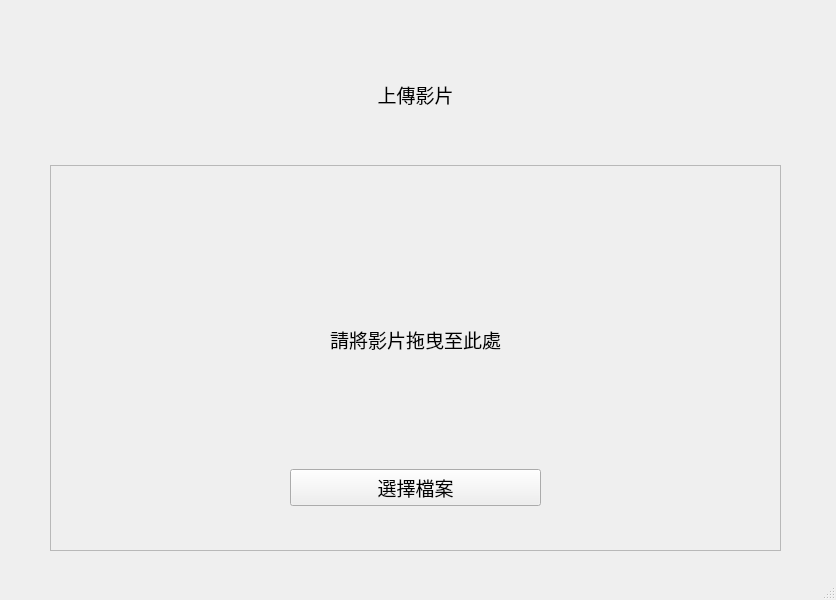
<?xml version="1.0" encoding="UTF-8"?>
<ui version="4.0">
 <class>menu</class>
 <widget class="QMainWindow" name="menu">
  <property name="geometry">
   <rect>
    <x>0</x>
    <y>0</y>
    <width>836</width>
    <height>600</height>
   </rect>
  </property>
  <property name="windowTitle">
   <string>上傳影片</string>
  </property>
  <widget class="QWidget" name="centralwidget">
   <widget class="QWidget" name="">
    <property name="geometry">
     <rect>
      <x>50</x>
      <y>30</y>
      <width>731</width>
      <height>521</height>
     </rect>
    </property>
    <layout class="QVBoxLayout" name="verticalLayout" stretch="1,3">
     <item>
      <widget class="QLabel" name="label">
       <property name="font">
        <font>
         <family>微軟正黑體 Light</family>
         <pointsize>14</pointsize>
        </font>
       </property>
       <property name="text">
        <string>上傳影片</string>
       </property>
       <property name="alignment">
        <set>Qt::AlignCenter</set>
       </property>
      </widget>
     </item>
     <item>
      <widget class="QFrame" name="upload_frame">
       <property name="sizePolicy">
        <sizepolicy hsizetype="Preferred" vsizetype="Preferred">
         <horstretch>0</horstretch>
         <verstretch>0</verstretch>
        </sizepolicy>
       </property>
       <property name="acceptDrops">
        <bool>true</bool>
       </property>
       <property name="frameShape">
        <enum>QFrame::StyledPanel</enum>
       </property>
       <property name="frameShadow">
        <enum>QFrame::Plain</enum>
       </property>
       <property name="lineWidth">
        <number>1</number>
       </property>
       <property name="midLineWidth">
        <number>1</number>
       </property>
       <widget class="QWidget" name="">
        <property name="geometry">
         <rect>
          <x>240</x>
          <y>50</y>
          <width>251</width>
          <height>291</height>
         </rect>
        </property>
        <layout class="QVBoxLayout" name="verticalLayout_2">
         <item>
          <widget class="QLabel" name="label_2">
           <property name="font">
            <font>
             <family>微軟正黑體</family>
             <pointsize>14</pointsize>
            </font>
           </property>
           <property name="text">
            <string>請將影片拖曳至此處</string>
           </property>
           <property name="alignment">
            <set>Qt::AlignCenter</set>
           </property>
          </widget>
         </item>
         <item>
          <widget class="QPushButton" name="uploadBtn">
           <property name="font">
            <font>
             <family>微軟正黑體</family>
             <pointsize>14</pointsize>
            </font>
           </property>
           <property name="text">
            <string>選擇檔案</string>
           </property>
          </widget>
         </item>
        </layout>
       </widget>
      </widget>
     </item>
    </layout>
   </widget>
  </widget>
  <widget class="QStatusBar" name="statusbar"/>
 </widget>
 <resources/>
 <connections/>
</ui>
